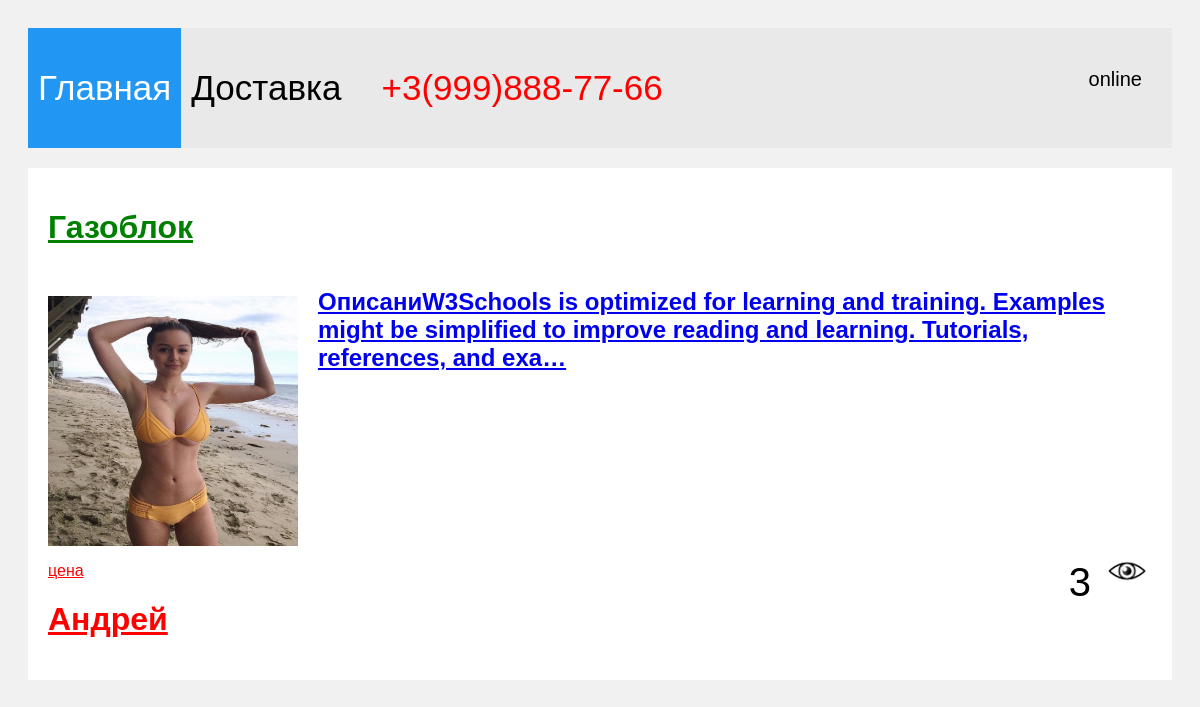
Before: / with the older database file.
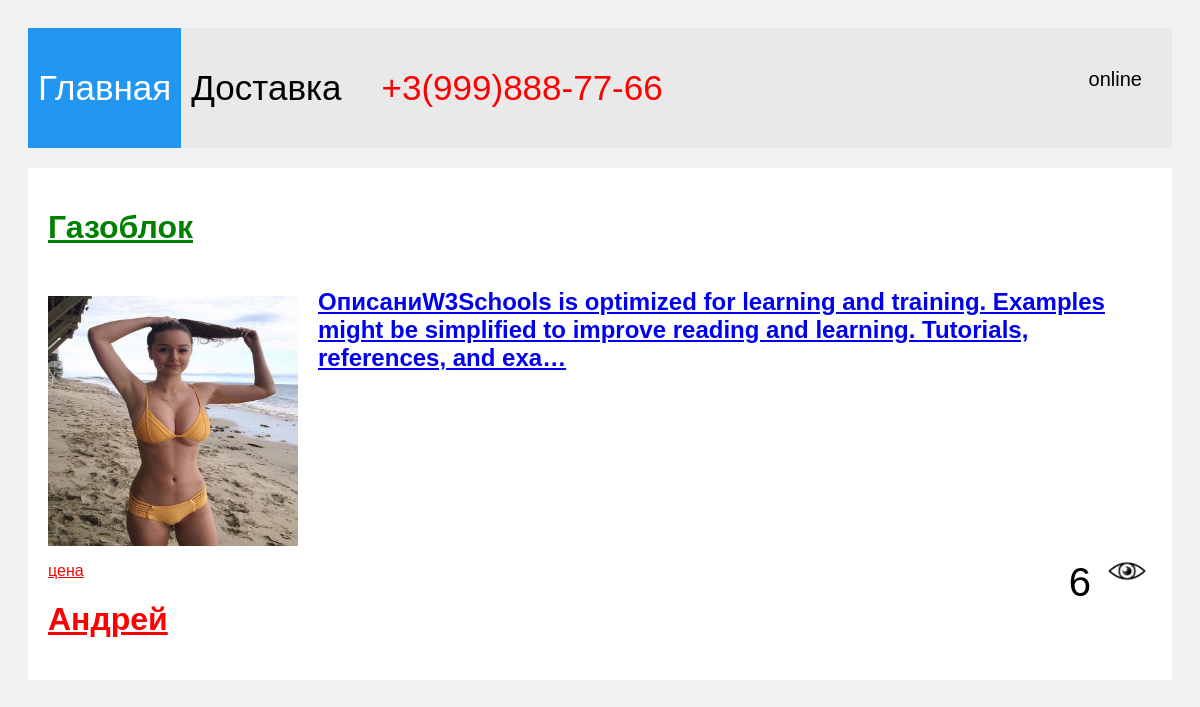
After: the same page with the newer database file.
### blog/models.py (models this page shows, shortened)
class Post(models.Model):
    title = models.CharField('Заголовок записи', max_length=100)
    description = models.TextField("Текст записи")
    author = models.CharField('Автор', max_length=100)
    date = models.DateField('Дата публикации')
    img = models.ImageField('Изображение', upload_to='image/%Y')
    views = models.IntegerField()
    class Meta:
        verbose_name = 'Запись'
        verbose_name_plural = 'Записи'

### blog/views.py (the view)
# urls.py: urlpatterns = [path("", views.PostView.as_view()),
class PostView(View):
    def get(self, request):
     try:
        ip = get_client_ip(request)
        '''Получаем обескт с базы, по полученому ip, якшо нема в базе то созд. новый '''
        visits = Visit.objects.get(ip_addr = ip)
        visits.data = datetime.now().strftime("%Y-%m-%d %H:%M:%S")
        visits.count += 1
        visits.save()
        visits = Visit.objects.all()
     except:
         '''создается новый обект'''
         visit = Visit()
         visit.count += 1
         visit.ip_addr = ip
         visit.data = datetime.now().strftime("%Y-%m-%d %H:%M:%S")
         visit.save()
         visits = Visit.objects.all()
     posts = Post.objects.all().order_by('-id')
     return render(request, "blog/blog.html", {'post_list': posts, 'visits': visits})

### blog/views.py (called while the page is built)
def get_client_ip(request):
    x_forwarded_for = request.META.get('HTTP_X_FORWARDED_FOR')
    if x_forwarded_for:
        ip = x_forwarded_for.split(',')[0]
    else:
        ip = request.META.get('REMOTE_ADDR')
    return ip

### templates/blog/blog.html (shortened to what this page needs)
{% load static %}
<html xmlns="http://www.w3.org/1999/html" xmlns="http://www.w3.org/1999/html">
<head>
	<link rel="stylesheet" type="text/css" href=" {% static '/css/style.css' %} ">
</head>
<body>
 <div class="topnav">
  <a class="active" href="#home">Главная
  <a href="/dostavka">Доставка</a>
    <a href="#contact"style="color:red">
      <span>
      <a href="tel:+39998887766" style="color:red;">+3(999)888-77-66</a>
      </span>
    </a>
    <a href="/admin" id="loginLink">online</a>
 </div>
<div class="row">
  <div class="leftcolumn">
    {% for post in post_list %}
    <div class="card">
      <h1><a href="{{ post.id }}" style="color:green">{{ post.title }}</a></h1>
      <div class="description">
      <div class="fakeimg">
        <img src="{{ post.img.url }}"/>
      </div>
        <p><h2><a href="{{ post.id }}">{{ post.description|truncatechars:150 }}</a></h2></p>
      </div>
      <div class="views">
        {{ post.views }}
        <img src="/media/aice.png"/>
      </div>
      <p><a href="" style="color:red"> цена <h1>{{ post.author }}</h1></a></p>
    </div>
    {% endfor %}
  </div>
</div>
</body>
</html>

### static/css/style.css (style rules this page uses)
* { box-sizing: border-box; }
body { font-family: Arial; padding: 20px; background: #f1f1f1; }
.leftcolumn { float: left; width: 100%; }
.fakeimg { background-color: #aaa; width: 250px; height: 250px; padding: 0px; margin-top: 28px; }
.fakeimg img { width: 250px; height: 250px; padding: 0px; }
.description { display: flex; justify-content: flex-start; }
.description p { margin:10px; }
.card { background-color: white; padding: 20px; margin-top: 20px; }
.card p { background-color: white; text-size: 25px; }
.row:after { content: ""; display: table; clear: both; }
#loginLink { float: right; margin-right: 20px; font-size: 20px; }
.views { float: right; font-size: 40px; }
.views img { width: 50px; }
.topnav { overflow: hidden; background-color: #e9e9e9; }
.topnav a { float: left; display: block; color: black; text-align: center; padding: 40px 10px; text-decoration: none; font-size: 35px; }
.topnav a.active { background-color: #2196F3; color: white; }

Changed rows visible on the page:
changed Post "Газоблок": views "3" → "6"
